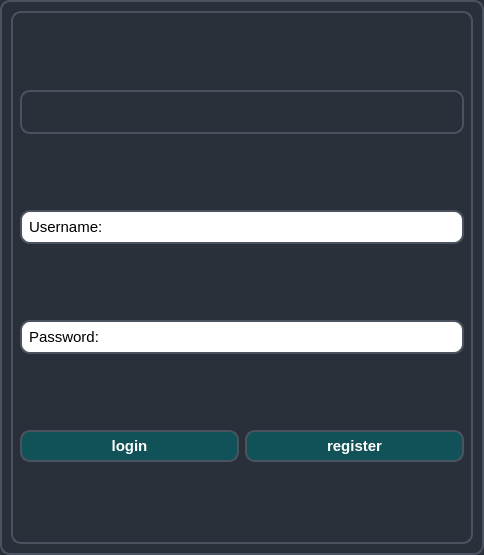
<?xml version="1.0" encoding="UTF-8"?>
<ui version="4.0">
 <class>page1_login</class>
 <widget class="QWidget" name="page1_login">
  <property name="geometry">
   <rect>
    <x>0</x>
    <y>0</y>
    <width>484</width>
    <height>555</height>
   </rect>
  </property>
  <property name="maximumSize">
   <size>
    <width>3500</width>
    <height>1000</height>
   </size>
  </property>
  <property name="windowTitle">
   <string>Form</string>
  </property>
  <property name="styleSheet">
   <string notr="true">
    border: 2px solid   rgb(75, 83, 96);

background-color: rgb(41, 48, 58);

    border-radius: 10px; 
    padding: 5px; </string>
  </property>
  <layout class="QGridLayout" name="gridLayout">
   <item row="0" column="0">
    <widget class="QWidget" name="widget" native="true">
     <property name="minimumSize">
      <size>
       <width>250</width>
       <height>325</height>
      </size>
     </property>
     <property name="maximumSize">
      <size>
       <width>3500</width>
       <height>3000</height>
      </size>
     </property>
     <property name="styleSheet">
      <string notr="true">
    border: 2px solid   rgb(75, 83, 96);

background-color: rgb(41, 48, 58);

    border-radius: 10px; 
    padding: 5px; </string>
     </property>
     <layout class="QGridLayout" name="gridLayout_2">
      <item row="8" column="0">
       <widget class="QPushButton" name="page1_login_push_Botton">
        <property name="minimumSize">
         <size>
          <width>0</width>
          <height>30</height>
         </size>
        </property>
        <property name="font">
         <font>
          <pointsize>11</pointsize>
          <bold>true</bold>
         </font>
        </property>
        <property name="styleSheet">
         <string notr="true">background-color: rgb(16, 82, 88);
color: rgb(255, 255, 255);
    border: 2px solid   rgb(75, 83, 96);


    border-radius: 10px; 
    padding: 5px; </string>
        </property>
        <property name="text">
         <string>login</string>
        </property>
       </widget>
      </item>
      <item row="4" column="0" colspan="2">
       <widget class="QLineEdit" name="username">
        <property name="minimumSize">
         <size>
          <width>0</width>
          <height>30</height>
         </size>
        </property>
        <property name="font">
         <font>
          <pointsize>11</pointsize>
         </font>
        </property>
        <property name="styleSheet">
         <string notr="true">
    border: 2px solid   rgb(75, 83, 96);
background-color: rgb(255, 255, 255);

    border-radius: 10px; 
    padding: 5px; </string>
        </property>
        <property name="text">
         <string>Username:</string>
        </property>
       </widget>
      </item>
      <item row="7" column="0" colspan="2">
       <widget class="QLineEdit" name="password">
        <property name="minimumSize">
         <size>
          <width>0</width>
          <height>30</height>
         </size>
        </property>
        <property name="font">
         <font>
          <pointsize>11</pointsize>
         </font>
        </property>
        <property name="styleSheet">
         <string notr="true">
    border: 2px solid   rgb(75, 83, 96);
background-color: rgb(255, 255, 255);

    border-radius: 10px; 
    padding: 5px; </string>
        </property>
        <property name="text">
         <string>Password:</string>
        </property>
       </widget>
      </item>
      <item row="8" column="1">
       <widget class="QPushButton" name="page1_login_register">
        <property name="minimumSize">
         <size>
          <width>0</width>
          <height>30</height>
         </size>
        </property>
        <property name="font">
         <font>
          <pointsize>11</pointsize>
          <bold>true</bold>
         </font>
        </property>
        <property name="styleSheet">
         <string notr="true">background-color: rgb(16, 82, 88);
color: rgb(255, 255, 255);
    border: 2px solid   rgb(75, 83, 96);


    border-radius: 10px; 
    padding: 5px; </string>
        </property>
        <property name="text">
         <string>register</string>
        </property>
       </widget>
      </item>
      <item row="3" column="0" colspan="2">
       <widget class="QLineEdit" name="lineEdit">
        <property name="font">
         <font>
          <pointsize>18</pointsize>
          <bold>true</bold>
         </font>
        </property>
        <property name="layoutDirection">
         <enum>Qt::LeftToRight</enum>
        </property>
        <property name="autoFillBackground">
         <bool>false</bool>
        </property>
        <property name="styleSheet">
         <string notr="true">color: rgb(255, 255, 255);</string>
        </property>
        <property name="text">
         <string/>
        </property>
       </widget>
      </item>
     </layout>
    </widget>
   </item>
  </layout>
 </widget>
 <resources/>
 <connections/>
</ui>
